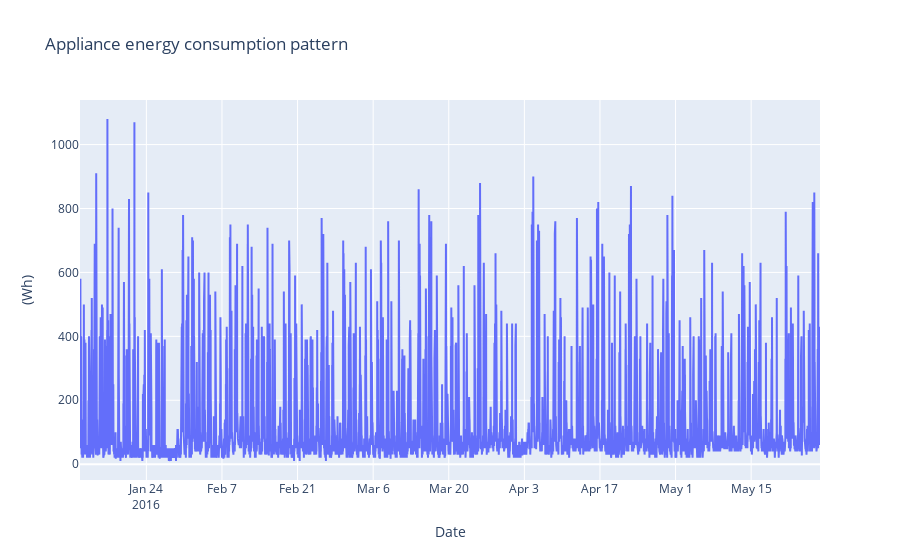

The code cell stored with this chart in its notebook:
### Markdown cell above
# Data Visualisation

### Code cell
import chart_studio.plotly as py
import plotly.graph_objs as go
from plotly.offline import init_notebook_mode, iplot
init_notebook_mode(connected=True)

# To understand the timeseries variation of the applaince energy consumption
visData = go.Scatter( x= data.date  ,  mode = "lines", y = data.Appliances )
layout = go.Layout(title = 'Appliance energy consumption pattern' , xaxis=dict(title='Date'), yaxis=dict(title='(Wh)'))
fig = go.Figure(data=[visData],layout=layout)

iplot(fig)

### Figure 1 — Plotly figure (JSON) as saved in the notebook; plotly's stock layout.template omitted (floating-point values rounded to 4 significant figures; data arrays with more than 128 entries replaced by an {"elided": "..."} marker saying what was removed)
{"data": [{"mode": "lines", "type": "scatter", "x": {"elided": "19735 str values"}, "y": {"elided": "19735 int values"}}], "layout": {"title": {"text": "Appliance energy consumption pattern"}, "xaxis": {"title": {"text": "Date"}}, "yaxis": {"title": {"text": "(Wh)"}}}}
